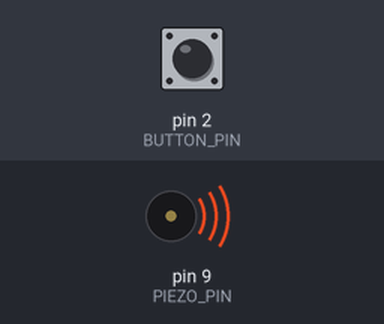
Bench run of a sketch on a simulated Arduino Uno, built with avr-gcc and run on an emulated ATmega328P. Parts: buzzer (waves = sounding). The test bench sets the inputs (shaded band); at power-on: pin 2 (BUTTON_PIN) LOW.

Above: at 0.1 s.
Timing chart, 0 to 1.6 s (numbered marks = the images above):
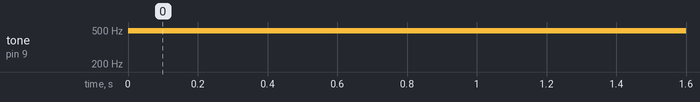

Measured:
- by itself, tone on pin 9 (PIEZO_PIN): silent → 490 Hz at 0.00 s

The sketch:

watchdog_workbench.ino
```cpp
// Watchdog.ino
//
// Written by Wes Hileman on 25 Sep 2014
//
// Purpose: To demonstrate the function of the ATmega328 watchdog
// timer on the Arduino Uno board.
//
// ALGORITHM FOLLOWS
//
//  setup:
//    initialize watchdog timer
//    setup pins
//  end setup
//
//  loop:
//    reset watchdog timer
//    pulse piezo buzzer
//    if test button pressed
//      drive piezo continuously
//      infinite loop
//  end loop

#include <avr/wdt.h>

#define BUTTON_PIN 2
#define PIEZO_PIN 9

void setup()
{
  // initialize watchdog timer
  setupWdt();
  // setup pins
  pinMode(PIEZO_PIN, OUTPUT);  // pwm for piezo
  pinMode(BUTTON_PIN, INPUT);
}

void loop()
{
  // reset watchdog timer
  wdt_reset();
  // pulse piezo buzzer
  pulse();

  if( digitalRead(BUTTON_PIN) == HIGH )
  {
    // drive peizo continuously
    flatline();
    // enter infinite loop
    while (true);
  }

  // delay to put time between pulses
  delay(300);
}

void pulse(void)
{
  // PWM
  // 255 = 100% duty cycle
  // 0 = 0% duty cycle
  // 200 =~ 80% duty cycle
  analogWrite(PIEZO_PIN, 200);
  delay(300);
  analogWrite(PIEZO_PIN, LOW);
}

void flatline(void)
{
  analogWrite(PIEZO_PIN, 200);
}

void setupWdt(void)
{
  cli();
  wdt_reset();
  WDTCSR |= B00011000;
  WDTCSR = B01101000;
  sei();
}
```
